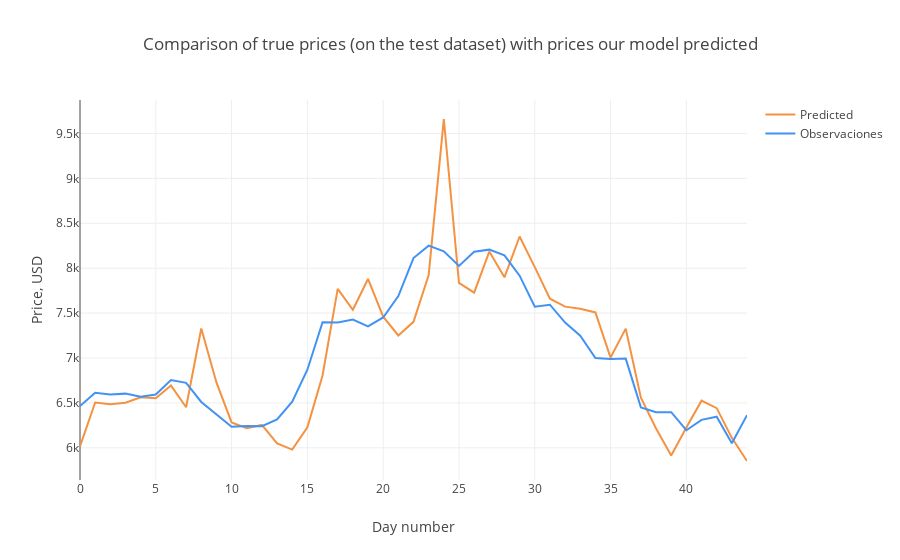

Notebook code cell kept with this figure:
### Code cell
# Visualización de 
trace1 = go.Scatter(
    x = np.arange(0, len(predicted_test), 1),
    y = predicted_test,
    mode = 'lines',
    name = 'Predicted',
    line = dict(color=('rgb(244, 146, 65)'), width=2)
)
trace2 = go.Scatter(
    x = np.arange(0, len(observated_test), 1),
    y = observated_test,
    mode = 'lines',
    name = 'Observaciones',
    line = dict(color=('rgb(66, 146, 244)'), width=2)
)

data = [trace1, trace2]
layout = dict(title = 'Comparison of true prices (on the test dataset) with prices our model predicted',
             xaxis = dict(title = 'Day number'), yaxis = dict(title = 'Price, USD'))
fig = dict(data=data, layout=layout)
py.iplot(fig, filename='results_demonstrating0')

### Figure 1 — Plotly figure (JSON) as saved in the notebook; plotly's stock layout.template omitted (floating-point values rounded to 4 significant figures)
{"data": [{"line": {"color": "rgb(244, 146, 65)", "width": 2}, "mode": "lines", "name": "Predicted", "type": "scatter", "x": [0, 1, 2, 3, 4, 5, 6, 7, 8, 9, 10, 11, 12, 13, 14, 15, 16, 17, 18, 19, 20, 21, 22, 23, 24, 25, 26, 27, 28, 29, 30, 31, 32, 33, 34, 35, 36, 37, 38, 39, 40, 41, 42, 43, 44], "y": [6016.0, 6504.0, 6484.0, 6502.0, 6562.0, 6553.0, 6695.0, 6452.0, 7328.0, 6728.0, 6283.0, 6218.0, 6255.0, 6050.0, 5981.0, 6228.0, 6806.0, 7769.0, 7537.0, 7880.0, 7460.0, 7251.0, 7402.0, 7924.0, 9661.0, 7837.0, 7728.0, 8185.0, 7899.0, 8353.0, 8011.0, 7660.0, 7572.0, 7548.0, 7507.0, 7005.0, 7327.0, 6559.0, 6215.0, 5915.0, 6227.0, 6525.0, 6442.0, 6111.0, 5853.0]}, {"line": {"color": "rgb(66, 146, 244)", "width": 2}, "mode": "lines", "name": "Observaciones", "type": "scatter", "x": [0, 1, 2, 3, 4, 5, 6, 7, 8, 9, 10, 11, 12, 13, 14, 15, 16, 17, 18, 19, 20, 21, 22, 23, 24, 25, 26, 27, 28, 29, 30, 31, 32, 33, 34, 35, 36, 37, 38, 39, 40, 41, 42, 43, 44], "y": [6466.0, 6614.0, 6593.0, 6603.0, 6569.0, 6594.0, 6754.0, 6724.0, 6511.0, 6377.0, 6234.0, 6244.0, 6241, 6317.0, 6514.0, 6870.0, 7399.0, 7396.0, 7428.0, 7352.0, 7451.0, 7690.0, 8113.0, 8251.0, 8187.0, 8025.0, 8182.0, 8206.0, 8143.0, 7917.0, 7571.0, 7593.0, 7394.0, 7248.0, 6999.0, 6988.0, 6994.0, 6450.0, 6397.0, 6396.0, 6196.0, 6311.0, 6347.0, 6051.0, 6363.0]}], "layout": {"title": "Comparison of true prices (on the test dataset) with prices our model predicted", "xaxis": {"title": "Day number"}, "yaxis": {"title": "Price, USD"}}}
